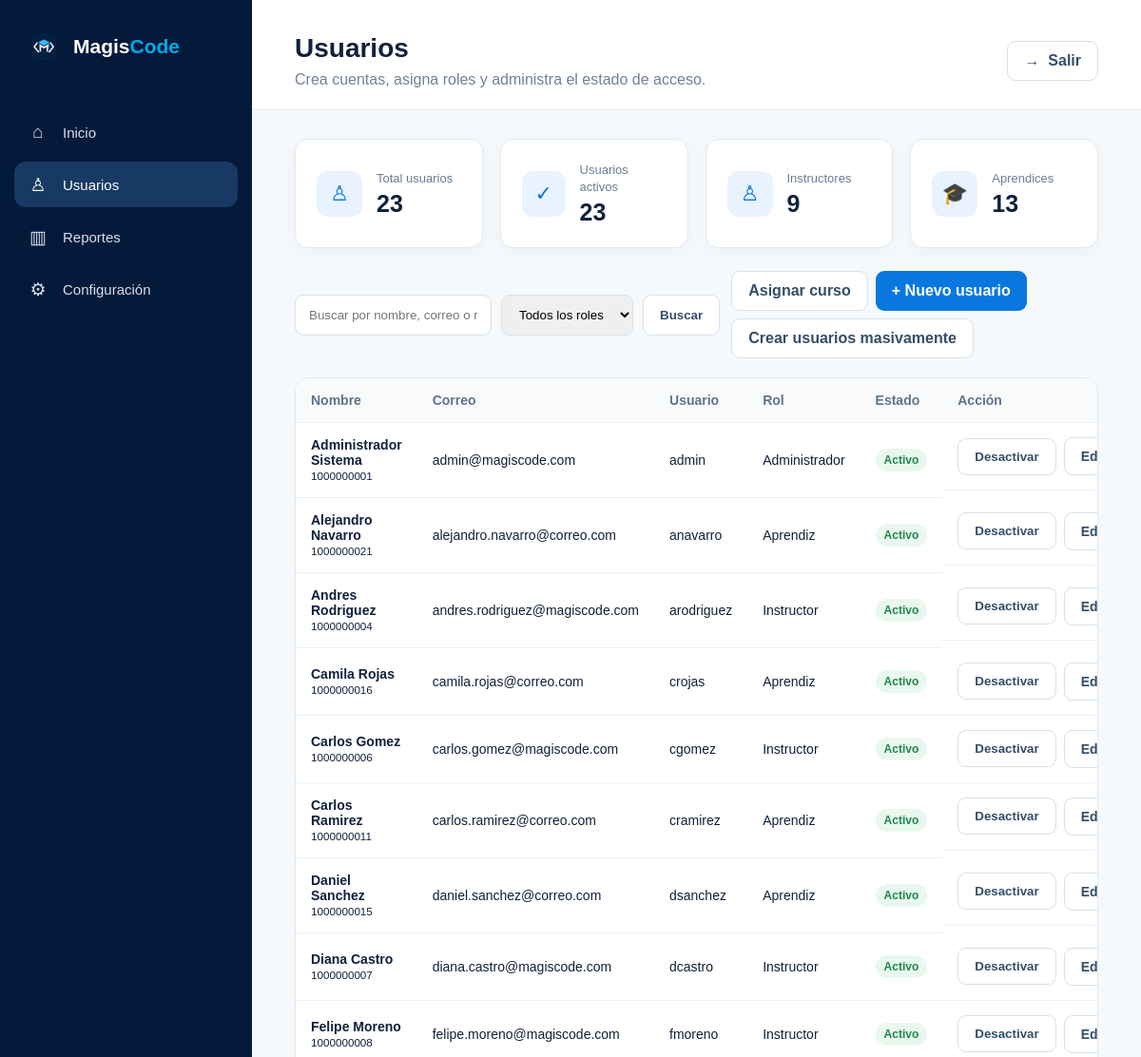
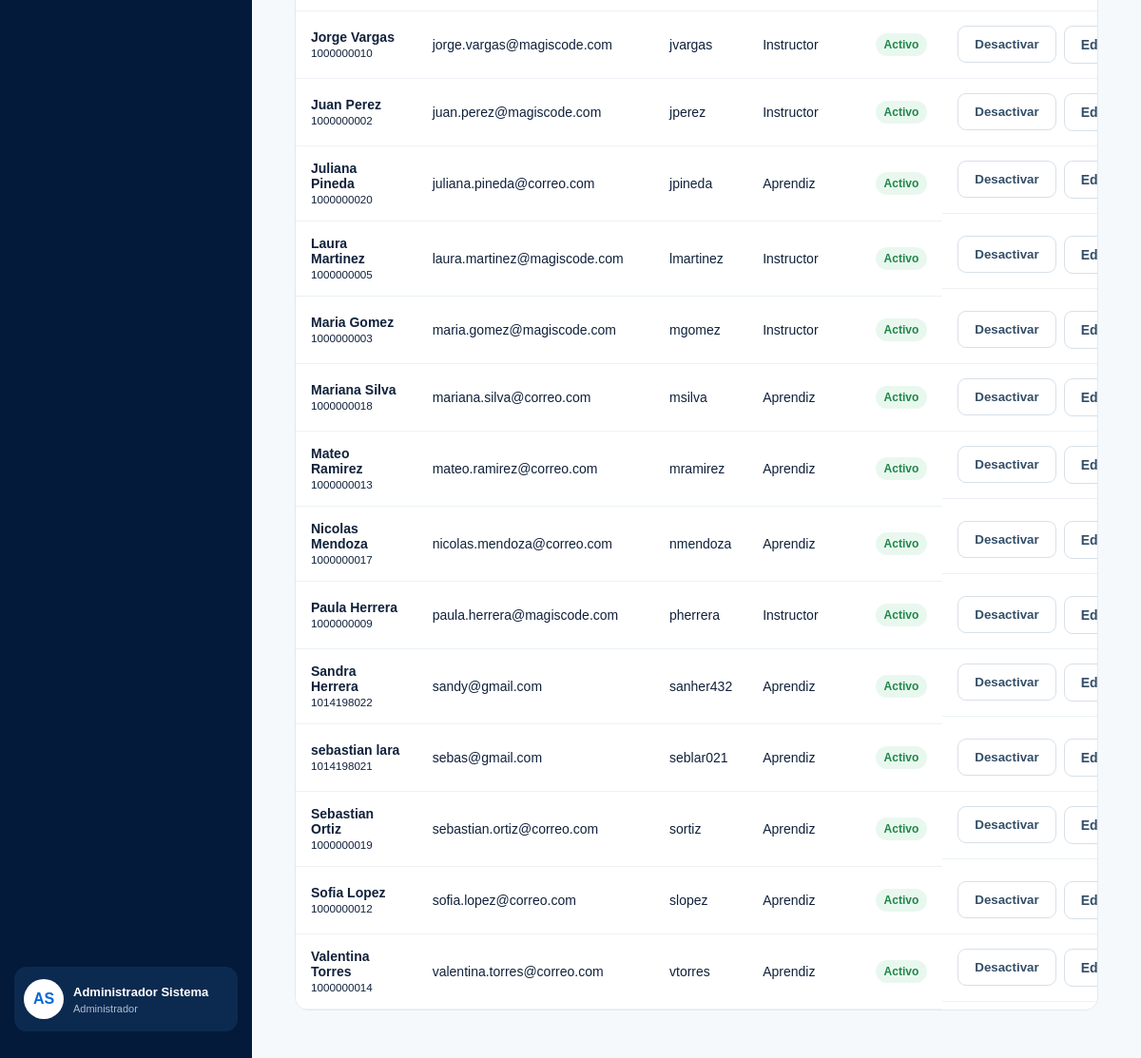
The page /index.php?route=usuarios (signed in) on the database its author committed (2 pictures, top to bottom).
### tables this page shows
CREATE TABLE `usuario` (
  `id_usuario` bigint NOT NULL,
  `nombre` varchar(300) NOT NULL,
  `apellido` varchar(300) NOT NULL,
  `correo` varchar(500) NOT NULL,
  `username` varchar(30) NOT NULL,
  `hash_contrasena` varchar(255) NOT NULL,
  `intentos_fallidos` int DEFAULT '0',
  `fecha_creacion` datetime DEFAULT CURRENT_TIMESTAMP,
  `id_rol_u` int NOT NULL,
  `id_estado_u` int NOT NULL,
  `id_tipo_documento_u` int NOT NULL,
  PRIMARY KEY (`id_usuario`),
  UNIQUE KEY `correo` (`correo`),
  UNIQUE KEY `username` (`username`),
  KEY `id_rol_u` (`id_rol_u`),
  KEY `id_estado_u` (`id_estado_u`),
  KEY `id_tipo_documento_u` (`id_tipo_documento_u`),
  CONSTRAINT `usuario_ibfk_1` FOREIGN KEY (`id_rol_u`) REFERENCES `rol` (`id_rol`),
  CONSTRAINT `usuario_ibfk_2` FOREIGN KEY (`id_estado_u`) REFERENCES `estado_usuario` (`id_estado`),
  CONSTRAINT `usuario_ibfk_3` FOREIGN KEY (`id_tipo_documento_u`) REFERENCES `tipo_documento` (`id_tipo_documento`)
);

CREATE TABLE `rol` (
  `id_rol` int NOT NULL AUTO_INCREMENT,
  `nombre_rol` varchar(50) NOT NULL,
  `descripcion_rol` text NOT NULL,
  `estado_rol` varchar(20) DEFAULT 'Activo',
  PRIMARY KEY (`id_rol`)
);

CREATE TABLE `estado_usuario` (
  `id_estado` int NOT NULL AUTO_INCREMENT,
  `nombre_estado` varchar(300) NOT NULL,
  PRIMARY KEY (`id_estado`)
);

### app/controllers/AdminController.php (called while the page is built, shortened)
<?php
require_once __DIR__ . '/../models/Usuario.php';
class AdminController
{
    public function usuarios(): void
    {
        $q = trim($_GET['q'] ?? '');
        $rol = trim($_GET['rol'] ?? '');
        $usuarios = (new Usuario())->listar($q, $rol);
        require __DIR__ . '/../views/admin/usuarios.php';
    }
}

### index.php (called while the page is built, shortened)
<?php
require_once __DIR__ . '/config/database.php';
$route = $_GET['route'] ?? '';
$rutas = [
    'dashboard' => ['DashboardController', 'index'],
    'usuarios' => ['AdminController', 'usuarios'],
    'nuevo-usuario' => ['AdminController', 'nuevoUsuario'],
    'editar-usuario' => ['AdminController', 'editarUsuario'],
    'importar-usuarios' => ['AdminController', 'importarUsuarios'],
    'asignar' => ['AdminController', 'asignar'],
    'estado-usuario' => ['AdminController', 'estado'],
    'cursos' => ['CursoController', 'index'],
    'crear-curso' => ['CursoController', 'crear'],
    'curso' => ['CursoController', 'contenido'],
    'crear-modulo' => ['CursoController', 'modulo'],
    'crear-leccion' => ['CursoController', 'leccion'],
    'crear-recurso' => ['CursoController', 'recurso'],
    'instructor-aprendices' => ['CursoController', 'aprendices'],
    'evaluaciones-instructor' => ['EvaluacionController', 'instructor'],
    'crear-evaluacion' => ['EvaluacionController', 'crear'],
    'crear-pregunta' => ['EvaluacionController', 'crearPregunta'],
    'evaluaciones-aprendiz' => ['EvaluacionController', 'aprendiz'],
    'evaluacion' => ['EvaluacionController', 'ver'],
    'responder-evaluacion' => ['EvaluacionController', 'responder'],
    'progreso' => ['AprendizController', 'progreso'],
    'mis-cursos' => ['AprendizController', 'cursos'],
    'certificados' => ['AprendizController', 'certificados'],
    'reportes' => ['ReportController', 'admin'],
    'reportes-instructor' => ['ReportController', 'instructor'],
    'configuracion' => ['ConfiguracionController', 'index'],
    'cambiar-password' => ['ConfiguracionController', 'password'],
    'actualizar-perfil' => ['ConfiguracionController', 'actualizarPerfil'],
];
[$controlador, $metodo] = $rutas[$route];
(new $controlador())->$metodo();

### app/models/Model.php (called while the page is built, shortened)
<?php
require_once __DIR__ . '/../../config/database.php';
abstract class Model {
    public function __construct() { $this->db = Database::getConnection(); }
}

### config/database.php (called while the page is built, shortened)
<?php
class Database {
    private static ?PDO $pdo = null;
    public static function getConnection(): PDO {
        if (self::$pdo === null) {
            $dsn = 'mysql:host='.DB_HOST.';dbname='.DB_NAME.';charset=utf8mb4';
            self::$pdo = new PDO($dsn, DB_USER, DB_PASS, [
                PDO::ATTR_ERRMODE => PDO::ERRMODE_EXCEPTION,
                PDO::ATTR_DEFAULT_FETCH_MODE => PDO::FETCH_ASSOC,
                PDO::ATTR_EMULATE_PREPARES => false,
            ]);
        }
        return self::$pdo;
    }
}

### app/models/Usuario.php (called while the page is built, shortened)
<?php
require_once __DIR__ . '/Model.php';
class Usuario extends Model
{
    public function listar(string $q = '', string $rol = ''): array
    {
        $sql = 'SELECT u.*, r.nombre_rol, e.nombre_estado, t.nombre_tipo
                FROM usuario u
                JOIN rol r ON r.id_rol = u.id_rol_u
                JOIN estado_usuario e ON e.id_estado = u.id_estado_u
                JOIN tipo_documento t ON t.id_tipo_documento = u.id_tipo_documento_u
                WHERE 1';
        $parametros = [];
        $sql .= ' ORDER BY u.nombre, u.apellido';
        $stmt = $this->db->prepare($sql);
        $stmt->execute($parametros);
        return $stmt->fetchAll();
    }
}

### app/views/admin/usuarios.php (the view, shortened to what this page needs)
<?php
$pageTitle = 'Usuarios';
$pageSubtitle = 'Crea cuentas, asigna roles y administra el estado de acceso.';
require __DIR__ . '/../partials/header.php';
?>
<div class="stats">
    <div class="card stat">
        <div class="stat-icon">♙</div>
        <div>
            <span>Total usuarios</span>
            <strong><?= count($usuarios) ?></strong>
        </div>
    </div>
    <div class="card stat">
        <div class="stat-icon">✓</div>
        <div>
            <span>Usuarios activos</span>
            <strong><?= count(array_filter($usuarios, fn($u) => (int) $u['id_estado_u'] === 1)) ?></strong>
        </div>
    </div>
    <div class="card stat">
        <div class="stat-icon">♙</div>
        <div>
            <span>Instructores</span>
            <strong><?= count(array_filter($usuarios, fn($u) => (int) $u['id_rol_u'] === 2)) ?></strong>
        </div>
    </div>
    <div class="card stat">
        <div class="stat-icon">🎓</div>
        <div>
            <span>Aprendices</span>
            <strong><?= count(array_filter($usuarios, fn($u) => (int) $u['id_rol_u'] === 3)) ?></strong>
        </div>
    </div>
</div>
<div class="toolbar">
    <form style="display:flex;gap:10px;flex:1" method="get">
        <input
            class="search"
            name="q"
            value="<?= htmlspecialchars($_GET['q'] ?? '') ?>"
            placeholder="Buscar por nombre, correo o rol..."
        >
        <select class="search" style="max-width:190px" name="rol">
            <option value="">Todos los roles</option>
        </select>
        <button class="btn btn-secondary" type="submit">Buscar</button>
    </form>
    <div class="actions">
        <a class="btn btn-secondary" href="index.php?route=asignar">Asignar curso</a>
        <a class="btn btn-primary" href="index.php?route=nuevo-usuario">+ Nuevo usuario</a>
        <a class="btn btn-secondary" href="index.php?route=importar-usuarios">Crear usuarios masivamente</a>
    </div>
</div>
<div class="table-wrap">
    <table class="table">
        <thead>
            <tr>
                <th>Nombre</th>
                <th>Correo</th>
                <th>Usuario</th>
                <th>Rol</th>
                <th>Estado</th>
                <th>Acción</th>
            </tr>
        </thead>
        <tbody>
        <?php foreach ($usuarios as $u): ?>
            <tr>
                <td>
                    <strong><?= htmlspecialchars($u['nombre'] . ' ' . $u['apellido']) ?></strong><br>
                    <small><?= htmlspecialchars($u['id_usuario']) ?></small>
                </td>
                <td><?= htmlspecialchars($u['correo']) ?></td>
                <td><?= htmlspecialchars($u['username']) ?></td>
                <td><?= htmlspecialchars($u['nombre_rol']) ?></td>
                <td>
                    <span class="badge <?= (int) $u['id_estado_u'] === 1 ? '' : 'gray' ?>">
                        <?= htmlspecialchars($u['nombre_estado']) ?>
                    </span>
                </td>
                 <td style="display:flex;gap:8px;align-items:center;white-space:nowrap">
                     <form method="post" action="index.php?route=estado-usuario">
                         <button class="btn btn-secondary" type="submit">
                             <?= (int) $u['id_estado_u'] === 1 ? 'Desactivar' : 'Activar' ?>
                         </button>
                     </form>
                     <a class="btn btn-secondary" href="index.php?route=editar-usuario&id=<?= htmlspecialchars($u['id_usuario']) ?>">Editar</a>
                 </td>
            </tr>
        <?php endforeach; ?>
        </tbody>
    </table>
</div>
<?php require __DIR__ . '/../partials/footer.php'; ?>

### app/views/partials/header.php (shortened to what this page needs)
<?php $rol=(int)($_SESSION['rol_id']??0);$route=$_GET['route']??'dashboard';$nombre=trim($_SESSION['nombre']??'');$part= preg_split('/\s+/', $nombre);$initials=strtoupper(substr($part[0]??'',0,1).substr($part[1]??'',0,1)); ?>
<!doctype html><html lang="es"><head><meta charset="utf-8"><meta name="viewport" content="width=device-width,initial-scale=1"><title>MagisCode</title><link rel="stylesheet" href="assets/css/app.css"></head><body><div class="layout"><aside class="sidebar"><div class="logo"><img src="assets/img/magiscode-logo.png" alt="MagisCode"><span>Magis<span>Code</span></span></div><nav class="menu">
<?php if($rol===1): ?><a class="menu-item <?=$route==='dashboard'?'active':''?>" href="index.php?route=dashboard"><span class="icon">⌂</span>Inicio</a><a class="menu-item <?=$route==='usuarios'?'active':''?>" href="index.php?route=usuarios"><span class="icon">♙</span>Usuarios</a><a class="menu-item <?=$route==='reportes'?'active':''?>" href="index.php?route=reportes"><span class="icon">▥</span>Reportes</a><a class="menu-item <?=$route==='configuracion'?'active':''?>" href="index.php?route=configuracion"><span class="icon">⚙</span>Configuración</a>
<?php endif; ?></nav><div class="profile"><div class="profile-avatar"><?=$initials?></div><div class="profile-info"><strong><?=htmlspecialchars($nombre)?></strong><span><?=htmlspecialchars($_SESSION['rol']??'')?></span></div></div></aside><main class="main-content"><header class="header"><div><h1><?=htmlspecialchars($pageTitle??'MagisCode')?></h1><p><?=htmlspecialchars($pageSubtitle??'Gestiona tu aprendizaje desde MagisCode.')?></p></div><div class="header-actions"><a class="btn btn-secondary" href="index.php?route=logout">→ &nbsp;Salir</a></div></header><section class="content">

### assets/css/app.css (style rules this page uses)
* { box-sizing:border-box }
body { margin:0;font-family:Arial,Helvetica,sans-serif;background:#f5f9fc;color:#10213b }
.layout { display:flex;min-height:100vh }
.sidebar { width:265px;min-height:100vh;background:#031a3a;padding:28px 15px;display:flex;flex-direction:column;position:sticky;top:0 }
.logo { display:flex;align-items:center;gap:10px;padding:0 10px;margin-bottom:45px;color:#fff;font-size:21px;font-weight:700 }
.logo img { width:42px;height:42px;object-fit:contain }
.logo span span { color:#00a9ed }
.menu { display:flex;flex-direction:column;gap:7px }
.menu-item { height:48px;display:flex;align-items:center;gap:15px;padding:0 14px;border-radius:12px;color:#d7e0ec;text-decoration:none;font-size:15px;transition:.2s }
.menu-item:hover,.menu-item.active { background:#173963;color:#fff }
.menu-item .icon { width:22px;text-align:center;font-size:19px }
.profile { margin-top:auto;display:flex;align-items:center;gap:10px;padding:13px 10px;background:#0c2a50;border-radius:13px;color:#fff }
.profile-avatar { width:42px;height:42px;border-radius:50%;background:#fff;color:#0868d5;display:flex;align-items:center;justify-content:center;font-weight:bold }
.profile-info { display:flex;flex-direction:column;gap:4px;flex:1 }
.profile-info strong { font-size:13px }
.profile-info span { font-size:11px;color:#aebed2 }
.main-content { flex:1;min-width:0 }
.header { display:flex;justify-content:space-between;align-items:center;padding:35px 45px 22px;background:#fff;border-bottom:1px solid #e3eaf2 }
.header h1 { margin:0 0 8px;font-size:28px }
.header p { margin:0;color:#718096 }
.header-actions { display:flex;gap:10px }
.content { padding:30px 45px 50px }
.btn { display:inline-flex;align-items:center;justify-content:center;border:0;border-radius:9px;padding:11px 17px;text-decoration:none;font-weight:600;cursor:pointer }
.btn-primary { background:#0878df;color:white }
.btn-secondary { background:#fff;color:#334e68;border:1px solid #d7e0e9 }
.card,.panel { background:#fff;border:1px solid #e1e9f1;border-radius:14px;padding:22px;box-shadow:0 4px 16px rgba(15,40,70,.04) }
.stats { display:grid;grid-template-columns:repeat(4,1fr);gap:18px;margin-bottom:24px }
.stat { display:flex;gap:15px;align-items:center }
.stat-icon { width:48px;height:48px;border-radius:12px;display:flex;align-items:center;justify-content:center;background:#e8f3ff;color:#0878df;font-size:22px }
.stat strong { display:block;font-size:25px;margin-top:4px }
.stat span { font-size:13px;color:#6b7c93 }
.toolbar { display:flex;justify-content:space-between;gap:12px;align-items:center;margin-bottom:20px }
.search { flex:1;max-width:500px;padding:12px 14px;border:1px solid #d7e0e9;border-radius:9px }
.table-wrap { background:#fff;border:1px solid #e1e9f1;border-radius:14px;overflow:auto }
.table { width:100%;border-collapse:collapse }
.table th,.table td { text-align:left;padding:15px 16px;border-bottom:1px solid #edf1f5;font-size:14px }
.table th { color:#60748a;background:#f8fafc }
.badge { display:inline-block;padding:5px 9px;border-radius:999px;font-size:12px;font-weight:700;background:#e9f8ef;color:#21864a }
.actions { display:flex;gap:8px;flex-wrap:wrap }

### rows shown on the page
usuario: apellido "AS", nombre+apellido "Administrador Sistema", id_usuario "1000000001", correo "admin@magiscode.com", username "admin", id_rol_u.nombre_rol "Administrador", id_estado_u.nombre_estado "Activo", shows "Desactivar"
usuario: nombre+apellido "Alejandro Navarro", id_usuario "1000000021", correo "alejandro.navarro@correo.com", username "anavarro", id_rol_u.nombre_rol "Aprendiz", id_estado_u.nombre_estado "Activo", shows "Desactivar"
usuario: nombre+apellido "Andres Rodriguez", id_usuario "1000000004", correo "andres.rodriguez@magiscode.com", username "arodriguez", id_rol_u.nombre_rol "Instructor", id_estado_u.nombre_estado "Activo", shows "Desactivar"
usuario: nombre+apellido "Camila Rojas", id_usuario "1000000016", correo "camila.rojas@correo.com", username "crojas", id_rol_u.nombre_rol "Aprendiz", id_estado_u.nombre_estado "Activo", shows "Desactivar"
usuario: nombre+apellido "Carlos Gomez", id_usuario "1000000006", correo "carlos.gomez@magiscode.com", username "cgomez", id_rol_u.nombre_rol "Instructor", id_estado_u.nombre_estado "Activo", shows "Desactivar"
usuario: nombre+apellido "Carlos Ramirez", id_usuario "1000000011", correo "carlos.ramirez@correo.com", username "cramirez", id_rol_u.nombre_rol "Aprendiz", id_estado_u.nombre_estado "Activo", shows "Desactivar"
usuario: nombre+apellido "Daniel Sanchez", id_usuario "1000000015", correo "daniel.sanchez@correo.com", username "dsanchez", id_rol_u.nombre_rol "Aprendiz", id_estado_u.nombre_estado "Activo", shows "Desactivar"
usuario: nombre+apellido "Diana Castro", id_usuario "1000000007", correo "diana.castro@magiscode.com", username "dcastro", id_rol_u.nombre_rol "Instructor", id_estado_u.nombre_estado "Activo", shows "Desactivar"
usuario: nombre+apellido "Felipe Moreno", id_usuario "1000000008", correo "felipe.moreno@magiscode.com", username "fmoreno", id_rol_u.nombre_rol "Instructor", id_estado_u.nombre_estado "Activo", shows "Desactivar"
usuario: nombre+apellido "Jorge Vargas", id_usuario "1000000010", correo "jorge.vargas@magiscode.com", username "jvargas", id_rol_u.nombre_rol "Instructor", id_estado_u.nombre_estado "Activo", shows "Desactivar"
usuario: nombre+apellido "Juan Perez", id_usuario "1000000002", correo "juan.perez@magiscode.com", username "jperez", id_rol_u.nombre_rol "Instructor", id_estado_u.nombre_estado "Activo", shows "Desactivar"
usuario: nombre+apellido "Juliana Pineda", id_usuario "1000000020", correo "juliana.pineda@correo.com", username "jpineda", id_rol_u.nombre_rol "Aprendiz", id_estado_u.nombre_estado "Activo", shows "Desactivar"
usuario: nombre+apellido "Laura Martinez", id_usuario "1000000005", correo "laura.martinez@magiscode.com", username "lmartinez", id_rol_u.nombre_rol "Instructor", id_estado_u.nombre_estado "Activo", shows "Desactivar"
usuario: nombre+apellido "Maria Gomez", id_usuario "1000000003", correo "maria.gomez@magiscode.com", username "mgomez", id_rol_u.nombre_rol "Instructor", id_estado_u.nombre_estado "Activo", shows "Desactivar"
usuario: nombre+apellido "Mariana Silva", id_usuario "1000000018", correo "mariana.silva@correo.com", username "msilva", id_rol_u.nombre_rol "Aprendiz", id_estado_u.nombre_estado "Activo", shows "Desactivar"
usuario: nombre+apellido "Mateo Ramirez", id_usuario "1000000013", correo "mateo.ramirez@correo.com", username "mramirez", id_rol_u.nombre_rol "Aprendiz", id_estado_u.nombre_estado "Activo", shows "Desactivar"
usuario: nombre+apellido "Nicolas Mendoza", id_usuario "1000000017", correo "nicolas.mendoza@correo.com", username "nmendoza", id_rol_u.nombre_rol "Aprendiz", id_estado_u.nombre_estado "Activo", shows "Desactivar"
usuario: nombre+apellido "Paula Herrera", id_usuario "1000000009", correo "paula.herrera@magiscode.com", username "pherrera", id_rol_u.nombre_rol "Instructor", id_estado_u.nombre_estado "Activo", shows "Desactivar"
usuario: nombre+apellido "Sandra Herrera", id_usuario "1014198022", correo "sandy@gmail.com", username "sanher432", id_rol_u.nombre_rol "Aprendiz", id_estado_u.nombre_estado "Activo", shows "Desactivar"
usuario: nombre+apellido "sebastian lara", id_usuario "1014198021", correo "sebas@gmail.com", username "seblar021", id_rol_u.nombre_rol "Aprendiz", id_estado_u.nombre_estado "Activo", shows "Desactivar"
usuario: nombre+apellido "Sebastian Ortiz", id_usuario "1000000019", correo "sebastian.ortiz@correo.com", username "sortiz", id_rol_u.nombre_rol "Aprendiz", id_estado_u.nombre_estado "Activo", shows "Desactivar"
usuario: nombre+apellido "Sofia Lopez", id_usuario "1000000012", correo "sofia.lopez@correo.com", username "slopez", id_rol_u.nombre_rol "Aprendiz", id_estado_u.nombre_estado "Activo", shows "Desactivar"
usuario: nombre+apellido "Valentina Torres", id_usuario "1000000014", correo "valentina.torres@correo.com", username "vtorres", id_rol_u.nombre_rol "Aprendiz", id_estado_u.nombre_estado "Activo", shows "Desactivar"

### other values the page prints
$nombre "Administrador Sistema"
$_SESSION['rol'] "Administrador"
$pageTitle "Usuarios"
$pageSubtitle "Crea cuentas, asigna roles y administra el estado de acceso."
count($usuarios) "23"
count(array_filter($usuarios, fn($u) => (int) $u['id_rol_u'] === 2)) "9"
count(array_filter($usuarios, fn($u) => (int) $u['id_rol_u'] === 3)) "13"
